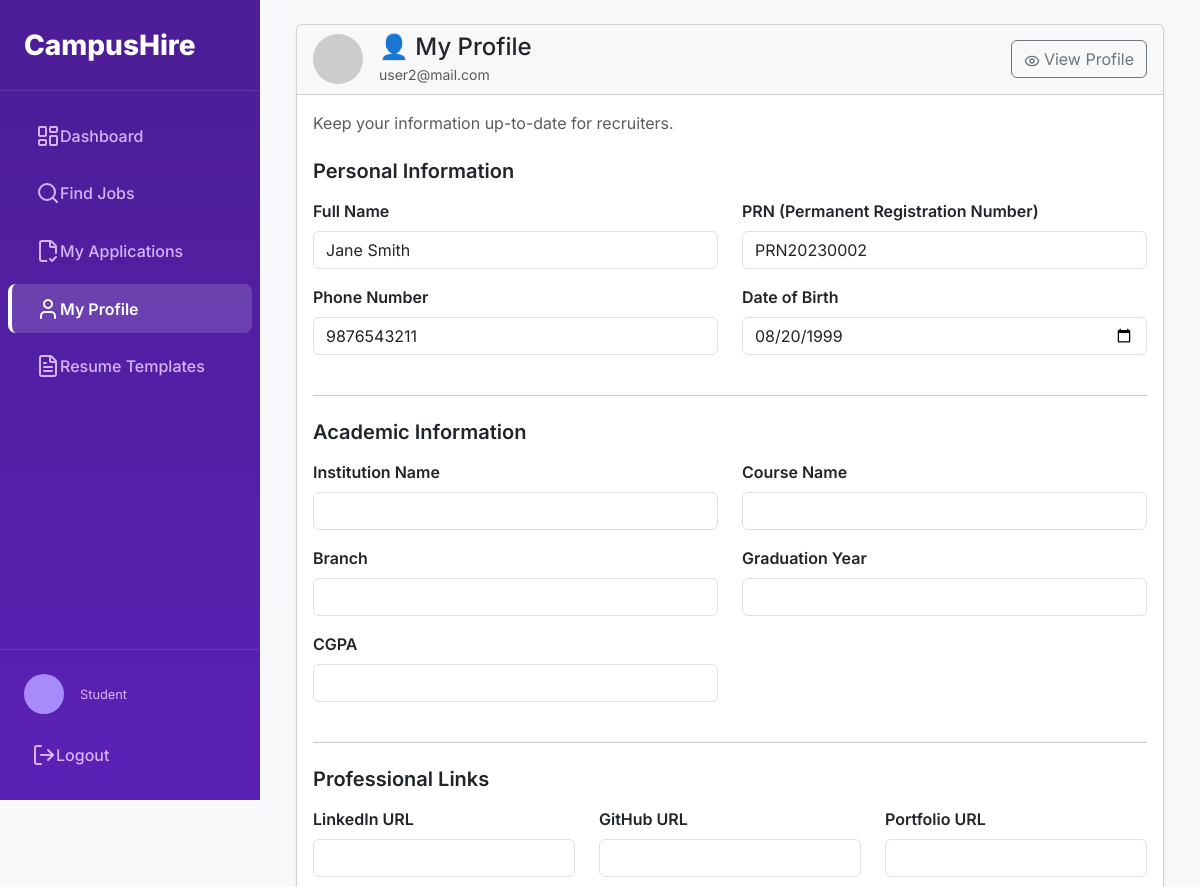
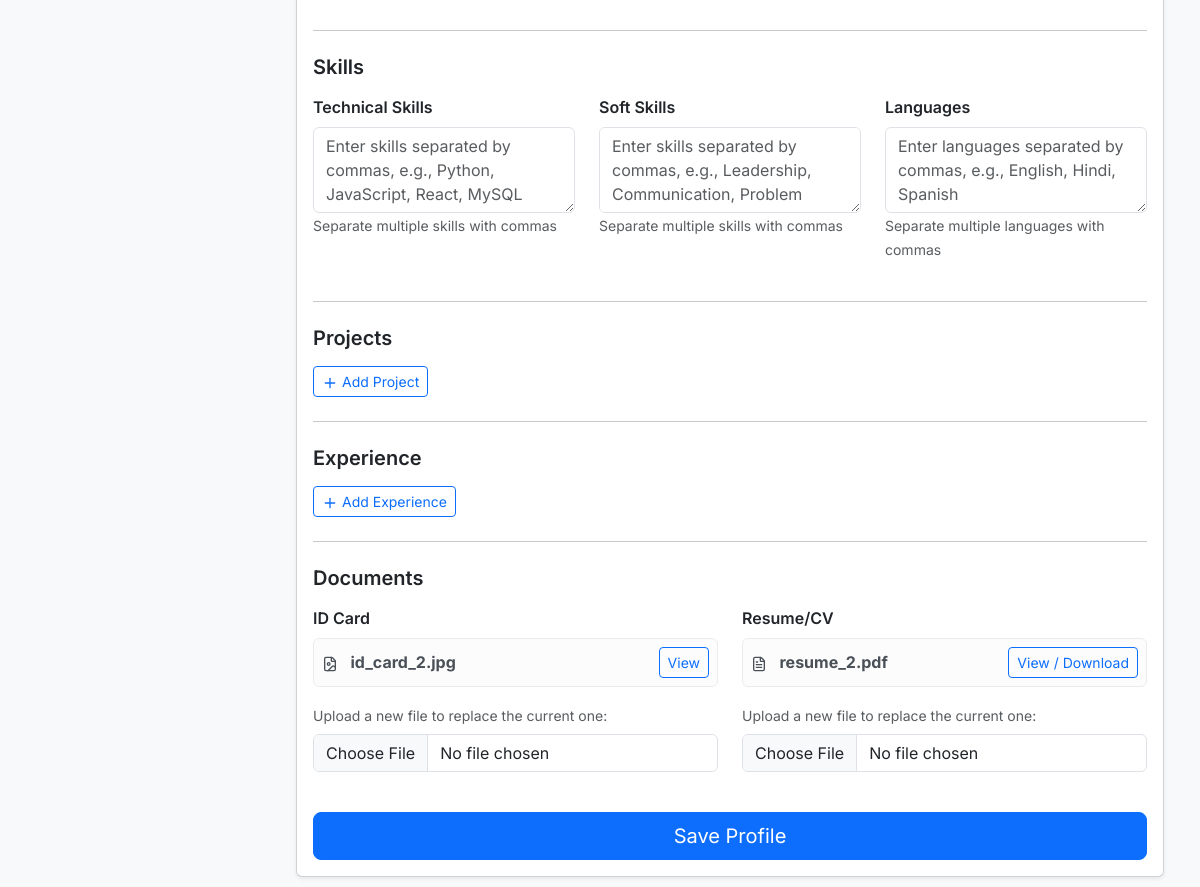
Page /student/profile.php?edit=1 (signed in) on the committed database (2 pictures, top to bottom).
### tables this page shows
CREATE TABLE IF NOT EXISTS users (
    id int NOT NULL AUTO_INCREMENT,
    username varchar(100) NOT NULL,
    email varchar(100) NOT NULL,
    password varchar(255) NOT NULL,
    role enum('student', 'admin') NOT NULL,
    created_at datetime DEFAULT CURRENT_TIMESTAMP,
    PRIMARY KEY (id),
    UNIQUE KEY email (email)
);

CREATE TABLE IF NOT EXISTS students (
    id int NOT NULL AUTO_INCREMENT,
    user_id int NOT NULL,
    prn varchar(20) NOT NULL,
    name varchar(100) NOT NULL,
    phone_number varchar(15) DEFAULT NULL,
    dob date DEFAULT NULL,
    id_card varchar(255) DEFAULT NULL,
    resume_path varchar(255) DEFAULT NULL,
    status enum('pending', 'approved', 'rejected') DEFAULT 'pending',
    created_at datetime DEFAULT CURRENT_TIMESTAMP,
    updated_at datetime DEFAULT CURRENT_TIMESTAMP ON UPDATE CURRENT_TIMESTAMP,
    PRIMARY KEY (id),
    UNIQUE KEY user_id (user_id),
    UNIQUE KEY prn (prn),
    FOREIGN KEY (user_id) REFERENCES users(id) ON DELETE CASCADE
);

### db-functions.php (called while the page is built, shortened)
<?php
function getConnection()
{
    static $conn = null;
    if ($conn === null) {
        $host = getenv('DB_HOST') ?: "localhost";
        $user = getenv('DB_USERNAME') ?: "root";
        $pass = getenv('DB_PASSWORD') ?: "";
        $dbname = getenv('DB_NAME') ?: "campushire";
        $port = getenv('DB_PORT') ?: 3306;
        $conn = mysqli_connect($host, $user, $pass, $dbname, $port);
    }
    return $conn;
}
function getUserById($user_id)
{
    $conn = getConnection();
    $stmt = mysqli_prepare($conn, "SELECT * FROM users WHERE id = ?");
    mysqli_stmt_bind_param($stmt, "i", $user_id);
    mysqli_stmt_execute($stmt);
    $result = mysqli_stmt_get_result($stmt);
    $user = mysqli_fetch_assoc($result);
    return $user;
}
function getStudentByUserId($user_id)
{
    $conn = getConnection();
    $stmt = mysqli_prepare($conn, "SELECT * FROM students WHERE user_id = ?");
    mysqli_stmt_bind_param($stmt, "i", $user_id);
    mysqli_stmt_execute($stmt);
    $result = mysqli_stmt_get_result($stmt);
    $student = mysqli_fetch_assoc($result);
    return $student;
}
function getStudentAcademicInfo($student_id)
{
    $conn = getConnection();
    $stmt = mysqli_prepare($conn, "SELECT * FROM student_academic_info WHERE student_id = ?");
    mysqli_stmt_bind_param($stmt, "i", $student_id);
    mysqli_stmt_execute($stmt);
    $result = mysqli_stmt_get_result($stmt);
    $academic_info = mysqli_fetch_assoc($result);
    return $academic_info;
}
function getStudentContactInfo($student_id)
{
    $conn = getConnection();
    $stmt = mysqli_prepare($conn, "SELECT * FROM student_contact_info WHERE student_id = ?");
    mysqli_stmt_bind_param($stmt, "i", $student_id);
    mysqli_stmt_execute($stmt);
    $result = mysqli_stmt_get_result($stmt);
    $contact_info = mysqli_fetch_assoc($result);
    return $contact_info;
}
?>

### student/profile.php (the view, shortened to what this page needs)
<?php
require_once '../db-functions.php';
$user_id = $_SESSION['user_id'];
$edit_mode = isset($_GET['edit']) && $_GET['edit'] == '1';
require_once 'student_header.php';
$student = getStudentByUserId($user_id);
$student_id = $student['id'] ?? null;
$user = getUserById($user_id);
$academic_info = $student_id ? getStudentAcademicInfo($student_id) : null;
$contact_info = $student_id ? getStudentContactInfo($student_id) : null;
$skills = $student_id ? getStudentSkills($student_id) : null;
function getGravatarUrl($email, $size = 150) {
    $hash = md5(strtolower(trim($email)));
    return "https://www.gravatar.com/avatar/{$hash}?s={$size}&d=identicon&r=pg";
}
$gravatar_url = $user ? getGravatarUrl($user['email']) : '';
?>
<div class="container-fluid">
  <div class="card shadow-sm">
    <div class="card-header d-flex justify-content-between align-items-center">
      <div class="d-flex align-items-center">
        <?php if ($gravatar_url): ?>
          <img src="<?= htmlspecialchars($gravatar_url) ?>" alt="Profile Photo" class="rounded-circle me-3" style="width: 50px; height: 50px; object-fit: cover;">
        <?php endif; ?>
        <div>
      <h4 class="card-title mb-0">👤 My Profile</h4>
          <?php if ($user): ?>
            <small class="text-muted"><?= htmlspecialchars($user['email']) ?></small>
          <?php endif; ?>
        </div>
      </div>
      <?php if (!$edit_mode): ?>
        <a href="?edit=1" class="btn btn-outline-primary">
          <i data-lucide="edit" style="width:16px; height:16px;" class="me-1"></i>Edit Profile
        </a>
      <?php else: ?>
        <a href="?" class="btn btn-outline-secondary">
          <i data-lucide="eye" style="width:16px; height:16px;" class="me-1"></i>View Profile
        </a>
      <?php endif; ?>
    </div>
    <div class="card-body">
      <p class="card-text text-muted">Keep your information up-to-date for recruiters.</p>
      <?php if ($edit_mode): ?>
      <form method="post" enctype="multipart/form-data" class="mt-4">
          <h5 class="mb-3 fw-semibold">Personal Information</h5>
          <div class="row">
          <div class="col-md-6 mb-3">
            <label for="name" class="form-label fw-semibold">Full Name</label>
            <input type="text" id="name" name="name" class="form-control"
              value="<?= htmlspecialchars($student['name'] ?? '') ?>" required>
          </div>
          <div class="col-md-6 mb-3">
            <label for="prn" class="form-label fw-semibold">PRN (Permanent Registration Number)</label>
            <input type="text" id="prn" name="prn" class="form-control"
              value="<?= htmlspecialchars($student['prn'] ?? '') ?>" required>
          </div>
          <div class="col-md-6 mb-3">
            <label for="phone" class="form-label fw-semibold">Phone Number</label>
            <input type="tel" id="phone" name="phone" class="form-control"
              value="<?= htmlspecialchars($student['phone_number'] ?? '') ?>" required>
          </div>
          <div class="col-md-6 mb-3">
            <label for="dob" class="form-label fw-semibold">Date of Birth</label>
            <input type="date" id="dob" name="dob" class="form-control"
              value="<?= htmlspecialchars($student['dob'] ?? '') ?>" required>
          </div>
          </div>
          <hr class="my-4">
          <h5 class="mb-3 fw-semibold">Academic Information</h5>
          <div class="row">
            <div class="col-md-6 mb-3">
              <label for="institution_name" class="form-label fw-semibold">Institution Name</label>
              <input type="text" id="institution_name" name="institution_name" class="form-control"
                value="<?= htmlspecialchars($academic_info['institution_name'] ?? '') ?>">
            </div>
            <div class="col-md-6 mb-3">
              <label for="course_name" class="form-label fw-semibold">Course Name</label>
              <input type="text" id="course_name" name="course_name" class="form-control"
                value="<?= htmlspecialchars($academic_info['course_name'] ?? '') ?>">
            </div>
            <div class="col-md-6 mb-3">
              <label for="branch" class="form-label fw-semibold">Branch</label>
              <input type="text" id="branch" name="branch" class="form-control"
                value="<?= htmlspecialchars($academic_info['branch'] ?? '') ?>">
            </div>
            <div class="col-md-6 mb-3">
              <label for="graduation_year" class="form-label fw-semibold">Graduation Year</label>
              <input type="number" id="graduation_year" name="graduation_year" class="form-control"
                value="<?= htmlspecialchars($academic_info['graduation_year'] ?? '') ?>">
            </div>
            <div class="col-md-6 mb-3">
              <label for="cgpa" class="form-label fw-semibold">CGPA</label>
              <input type="number" step="0.01" id="cgpa" name="cgpa" class="form-control"
                value="<?= htmlspecialchars($academic_info['cgpa'] ?? '') ?>">
            </div>
          </div>
          <hr class="my-4">
          <h5 class="mb-3 fw-semibold">Professional Links</h5>
          <div class="row">
            <div class="col-md-4 mb-3">
              <label for="linkedin_url" class="form-label fw-semibold">LinkedIn URL</label>
              <input type="url" id="linkedin_url" name="linkedin_url" class="form-control"
                value="<?= htmlspecialchars($contact_info['linkedin_url'] ?? '') ?>">
            </div>
            <div class="col-md-4 mb-3">
              <label for="github_url" class="form-label fw-semibold">GitHub URL</label>
              <input type="url" id="github_url" name="github_url" class="form-control"
                value="<?= htmlspecialchars($contact_info['github_url'] ?? '') ?>">
            </div>
            <div class="col-md-4 mb-3">
              <label for="portfolio_url" class="form-label fw-semibold">Portfolio URL</label>
              <input type="url" id="portfolio_url" name="portfolio_url" class="form-control"
                value="<?= htmlspecialchars($contact_info['portfolio_url'] ?? '') ?>">
            </div>
          </div>
          <hr class="my-4">
          <h5 class="mb-3 fw-semibold">Skills</h5>
          <div class="row">
            <div class="col-md-4 mb-3">
              <label for="technical_skills" class="form-label fw-semibold">Technical Skills</label>
              <textarea id="technical_skills" name="technical_skills" class="form-control" rows="3"
                placeholder="Enter skills separated by commas, e.g., Python, JavaScript, React, MySQL"><?= htmlspecialchars($skills['technical_skills'] ?? '') ?></textarea>
              <small class="text-muted">Separate multiple skills with commas</small>
            </div>
            <div class="col-md-4 mb-3">
              <label for="soft_skills" class="form-label fw-semibold">Soft Skills</label>
              <textarea id="soft_skills" name="soft_skills" class="form-control" rows="3"
                placeholder="Enter skills separated by commas, e.g., Leadership, Communication, Problem Solving"><?= htmlspecialchars($skills['soft_skills'] ?? '') ?></textarea>
              <small class="text-muted">Separate multiple skills with commas</small>
            </div>
            <div class="col-md-4 mb-3">
              <label for="languages" class="form-label fw-semibold">Languages</label>
              <textarea id="languages" name="languages" class="form-control" rows="3"
                placeholder="Enter languages separated by commas, e.g., English, Hindi, Spanish"><?= htmlspecialchars($skills['languages'] ?? '') ?></textarea>
              <small class="text-muted">Separate multiple languages with commas</small>
            </div>
          </div>
          <hr class="my-4">
          <h5 class="mb-3 fw-semibold">Projects</h5>
          <button type="button" id="add-project" class="btn btn-outline-primary btn-sm">
            <i data-lucide="plus" style="width:16px; height:16px;" class="me-1"></i>Add Project
          </button>
          <hr class="my-4">
          <h5 class="mb-3 fw-semibold">Experience</h5>
          <button type="button" id="add-experience" class="btn btn-outline-primary btn-sm">
            <i data-lucide="plus" style="width:16px; height:16px;" class="me-1"></i>Add Experience
          </button>
          <hr class="my-4">
          <h5 class="mb-3 fw-semibold">Documents</h5>
          <div class="row">
          <div class="col-md-6 mb-3">
            <label class="form-label fw-semibold">ID Card</label>
            <?php if (!empty($student['id_card'])): ?>
              <div class="alert alert-light p-2 d-flex justify-content-between align-items-center">
                <span>
                  <i data-lucide="file-image" class="me-2" style="width:16px; height:16px;"></i>
                  <strong><?= htmlspecialchars(basename($student['id_card'])) ?></strong>
                </span>
                <a href="../<?= htmlspecialchars($student['id_card']) ?>" target="_blank"
                  class="btn btn-outline-primary btn-sm">View</a>
              </div>
                <label for="id_card" class="form-label text-muted small">Upload a new file to replace the current one:</label>
            <?php endif; ?>
            <input type="file" id="id_card" name="id_card" class="form-control" accept=".jpg,.jpeg,.png,.pdf">
          </div>
          <div class="col-md-6 mb-3">
            <label class="form-label fw-semibold">Resume/CV</label>
            <?php if (!empty($student['resume_path'])): ?>
              <div class="alert alert-light p-2 d-flex justify-content-between align-items-center">
                <span>
                  <i data-lucide="file-text" class="me-2" style="width:16px; height:16px;"></i>
                  <strong><?= htmlspecialchars(basename($student['resume_path'])) ?></strong>
                </span>
                <a href="../<?= htmlspecialchars($student['resume_path']) ?>" target="_blank"
                  class="btn btn-outline-primary btn-sm">View / Download</a>
              </div>
                <label for="resume" class="form-label text-muted small">Upload a new file to replace the current one:</label>
            <?php endif; ?>
            <input type="file" id="resume" name="resume" class="form-control" accept=".pdf,.doc,.docx">
          </div>
        </div>
          <div class="d-grid mt-4">
            <button type="submit" class="btn btn-primary btn-lg">Save Profile</button>
          </div>
        </form>
      <?php endif; ?>
    </div>
  </div>
</div>
<?php
require_once 'student_footer.php';
?>

### student/student_header.php (style rules this page uses)
body { font-family: 'Inter', sans-serif; background-color: #f8f9fa; }

### rows in the picture
users: email "user2@mail.com"
students: name "Jane Smith", prn "PRN20230002", phone "9876543211", dob "08/20/1999", id_card "id_card_2.jpg", resume_path "resume_2.pdf"
